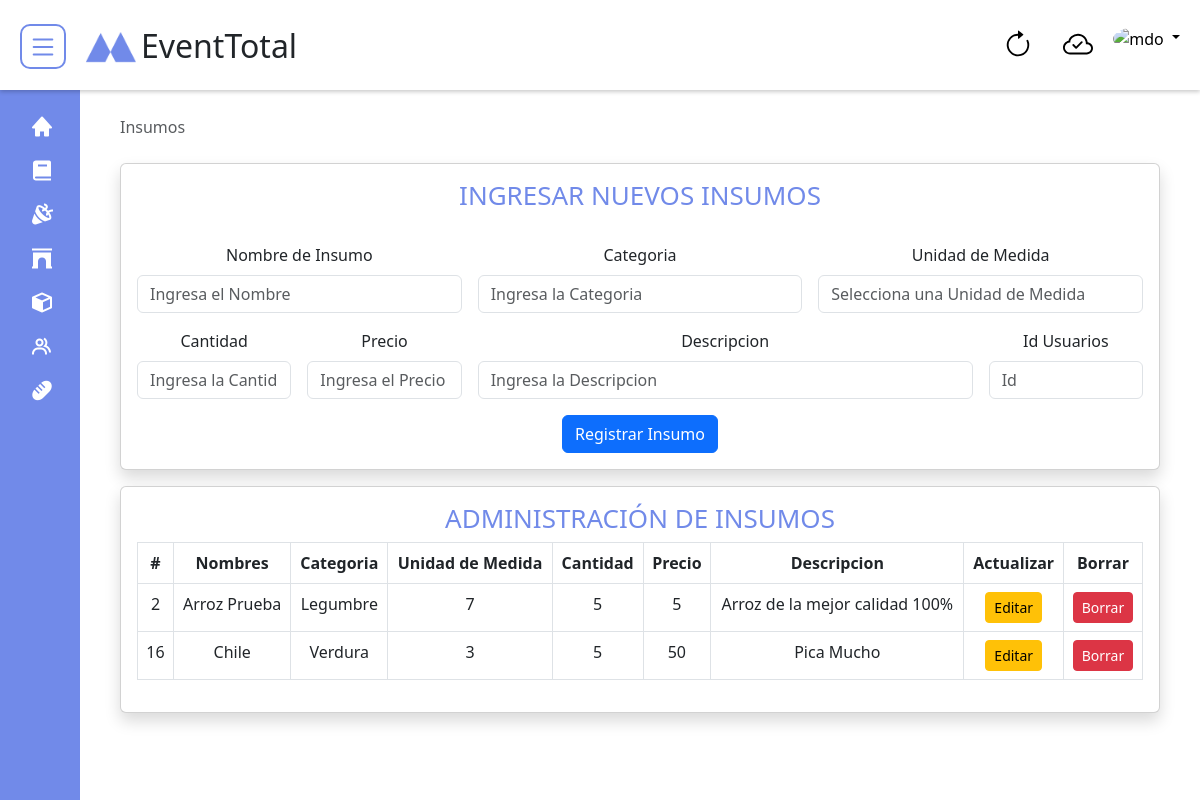
The page /Insumos/ (signed in) on the database its author committed.
### tables this page shows
CREATE TABLE `insumos_eventtotal` (
  `id_is` int(11) NOT NULL,
  `nombre_is` varchar(60) NOT NULL,
  `categoria_is` varchar(35) NOT NULL,
  `unidad_medida_is` int(30) NOT NULL,
  `cantidad_is` int(30) NOT NULL,
  `precio_unitario_is` int(10) NOT NULL,
  `descripcion_is` varchar(100) NOT NULL,
  `id_u` int(30) NOT NULL
);

### config/database.php (called while the page is built, shortened)
<?php
class Connection
{
    private $host = "localhost";
    private $user = "root";
    private $password = "";
    private $dataBase = "eventtotal_db";
    private $conn;
    public function __construct()
    {
        $this->conn =  new mysqli($this->host, $this->user, $this->password, $this->dataBase);
    }
    public function getConn()
    {
        return $this->conn;
    }
}

### models/insumos-eventtotal-model.php (called while the page is built, shortened)
<?php
require('../config/database.php');
class Insumo {
    private $connect;
    public function __construct() {
        $connectObject = new Connection();
        $this->connect = $connectObject->getConn();
    }
    public function get_Insumos(){
        $consulta_get_Insumos = ("SELECT * FROM insumos_eventtotal");
        $execute_consulta_get_Insumos = $this->connect->query($consulta_get_Insumos);
        $insumos = array();
        while ($fila1 = $execute_consulta_get_Insumos->fetch_assoc()) {
            $insumos[] = $fila1;
        }
        return $insumos;
    }
}

### views/insumos-eventtotal-view.php (the view, shortened to what this page needs)
<!DOCTYPE html>
<html lang="en">
<head>
    <link href="https://cdn.jsdelivr.net/npm/bootstrap@5.3.0/dist/css/bootstrap.min.css" rel="stylesheet">
    <link href='https://unpkg.com/boxicons@2.1.4/css/boxicons.min.css' rel='stylesheet'>
    <link rel="stylesheet" href="../assets/css/style-general-min.css">
</head>
<body>
    <nav class="fixed-top">
        <div id="content-right">
            <button class="btn-menu" id="btnMenu">
                <svg class="bi pe-none" width="30" height="30" role="img" aria-label="Home">
                    <use xlink:href="#menu" />
                </svg>
            </button>
            <img src="../assets/images/logotipo-main-curt.png" alt="logotipo" width="60px" height="auto">
            <h2>EventTotal</h2>
        </div>
        <div id="content-left">
            <button class="btn-recargar" id="btnRecargar" title="Actualizar">
                <svg class="bi pe-none" width="30" height="30" role="img" aria-label="Home">
                    <use xlink:href="#recargar" />
                </svg>
            </button>
            <div class="btn-recargar" id="divConnection" title="Estado de conexion">
                <svg class="bi pe-none" width="30" height="30" role="img" aria-label="Home">
                    <use xlink:href="#cloud" />
                </svg>
            </div>
            <div class="dropdown" style="margin-top: 5px;">
                <a href="#" class="d-block link-body-emphasis text-decoration-none dropdown-toggle" data-bs-toggle="dropdown" aria-expanded="false">
                    <img src="https://github.com/mdo.png" alt="mdo" width="40" height="40" class="rounded-circle">
                </a>
            </div>
        </div>
    </nav>
    <div class="sidebar d-flex" id="asidebar-main">
        <ul class="nav d-block">
            <li>
                <a href="../Home/">
                    <i class='bx bxs-home'></i>
                </a>
            </li>
            <li>
                <a href="../Recetario/">
                    <i class='bx bxs-book'></i>
                </a>
            </li>
            <li>
                <a href="./events-eventease.html">
                    <i class='bx bxs-party'></i>
                </a>
            </li>
            <li>
                <a href="../Salones/">
                    <i class='bx bxs-arch'></i>
                </a>
            </li>
            <li>
                <a href="../Inventory/">
                    <i class='bx bxs-cube'></i>
                </a>
            </li>
            <li>
                <a href="../Users/">
                    <i class='bx bx-group'></i>
                </a>
            </li>
            <li>
                <a href="../Insumos/">
                    <i class='bx bxs-baguette'></i>
                </a>
            </li>
        </ul>
    </div>
    <div class="wrapper" id="contenedor-main">
        <div class="row">
            <div class="col-12">
                <div class="page-title-box d-sm-flex align-items-center justify-content-between">
                    <div class="page-title-right">
                        <ol class="breadcrumb m-0">
                            <li class="breadcrumb-item active">Insumos</li>
                        </ol>
                    </div>
                </div>
            </div>
        </div>
        <br>
        <div class="ingresar_usuarios mb-3">
            <div class="card shadow">
                <div class="card-body">
                    <center>
                        <h1 style="font-size: 26px;">INGRESAR NUEVOS INSUMOS</h1>
                    </center>
                    <br>
                    <center>
                        <form class="row g-3 needs-validation" method="POST" action="../Actions_insumos/">
                            <div class="col-md-4">
                                <label class="form-label">Nombre de Insumo</label>
                                <input type="text" class="form-control" placeholder="Ingresa el Nombre" required name="Nombre_Insumos">
                            </div>
                            <div class="col-md-4">
                                <label class="form-label">Categoria</label>
                                <input type="text" class="form-control" placeholder="Ingresa la Categoria" required name="Categoria">
                            </div>
                            <div class="col-md-4">
                                <label class="form-label">Unidad de Medida</label>
                                <input type="text" class="form-control" placeholder="Selecciona una Unidad de Medida" list="unidad_medidaList" required name="unidad_medida">
                            </div>
                            <div class="col-md-2">
                                <label class="form-label">Cantidad</label>
                                <input type="text" class="form-control" placeholder="Ingresa la Cantidad" required name="Cantidad">
                            </div>
                            <div class="col-md-2">
                                <label class="form-label">Precio</label>
                                <input type="text" class="form-control" placeholder="Ingresa el Precio" required name="Precio">
                            </div>
                            <div class="col-md-6">
                                <label class="form-label">Descripcion</label>
                                <input type="text" class="form-control" placeholder="Ingresa la Descripcion" required name="Descripcion_Producto">
                            </div>
                            <div class="col-md-2">
                                <label class="form-label">Id Usuarios</label>
                                <input type="text" class="form-control" list="UsuarioList" placeholder="Id" required name="id_u">
                            </div>
                            <div class="col-12">
                                <input class="btn btn-primary" type="submit" name="create" value="Registrar Insumo">
                            </div>
                        </form>
                    </center>
                </div>
            </div>
        </div>
        <div class="Administrar_insumos">
            <div class="card shadow">
                <div class="card-body">
                    <div class="table-responsive-xxl">
                        <center>
                            <h1 style="font-size: 26px;">ADMINISTRACIÓN DE INSUMOS</h1>
                        </center>
                        <table class="table table-bordered">
                            <thead>
                                <tr>
                                    <th scope="col" style="text-align: center;">#</th>
                                    <th scope="col" style="text-align: center;">Nombres</th>
                                    <th scope="col" style="text-align: center;">Categoria</th>
                                    <th scope="col" style="text-align: center;">Unidad de Medida</th>
                                    <th scope="col" style="text-align: center;">Cantidad</th>
                                    <th scope="col" style="text-align: center;">Precio</th>
                                    <th scope="col" style="text-align: center;">Descripcion</th>
                                    <th scope="col" style="text-align: center;">Actualizar</th>
                                    <th scope="col" style="text-align: center;">Borrar</th>
                                </tr>
                            </thead>
                            <tbody>
                                <?php foreach ($get_insumos as $insumos){?>
                                    <tr>
                                        <td style="text-align: center;"><?php echo $insumos['id_is'];?></td>
                                        <td style="text-align: center;"><?php echo $insumos['nombre_is'];?></td>
                                        <td style="text-align: center;"><?php echo $insumos['categoria_is'];?></td>
                                        <td style="text-align: center;"><?php echo $insumos['unidad_medida_is'];?></td>
                                        <td style="text-align: center;"><?php echo $insumos['cantidad_is'];?></td>
                                        <td style="text-align: center;"><?php echo $insumos['precio_unitario_is'];?></td>
                                        <td style="text-align: center;"><?php echo $insumos['descripcion_is'];?></td>
                                        <td>
                                            <center><button class="btn btn-warning btn-sm" id="btn-edit<?php echo $insumos['id_is'];?>" data-bs-toggle="modal" data-bs-target="#exampleModal<?php echo $insumos['id_is'];?>">Editar</button></center>
                                        </td>
                                        <td>
                                            <form action="../Actions_insumos/?id=<?php echo $insumos['id_is'];?>" method="POST" onsubmit="return confirm('¿Estás seguro de que deseas eliminar este usuario?');">
                                                <center><input type="submit" class="btn btn-danger btn-sm" name="delete" value="Borrar"></center>
                                            </form>
                                        </td>
                                    </tr>
                                    <div class="modal fade" id="exampleModal<?php echo $insumos['id_is'];?>" tabindex="-1" aria-hidden="true">
                                <?php }?>
                            </tbody>
                        </table>
                    </div>
                </div>
            </div>
        </div>
    </div>
</body>
</html>

### controllers/insumos-eventtotal-controller.php (shortened to what this page needs)
<?php
require('../models/insumos-eventtotal-model.php');
if (isset($_SESSION['email'])){
    try {
        $insumos_Object = new Insumo();
        $get_insumos = $insumos_Object->get_Insumos();
    } catch (\Throwable $th) {
        echo "<script>location.href='../Error-Internal/'<script>";
    }
    require('../views/insumos-eventtotal-view.php');
} else {
    echo "<script>location.href='../'</script>";
}

### assets/css/style-general-min.css (style rules this page uses)
nav { background-color: white; box-shadow: 0 2px 4px rgba(0, 0, 0, 0.2); display: flex; flex-direction: row; justify-content: space-between; padding: 20px 20px; height: 90px; }
#content-right { display: flex; flex-direction: row; }
#content-right button { margin-right: 15px; }
.btn-menu { background: none; border: 2px solid #718ae9; border-radius: 10px; height: 45px; margin-top: 4px; }
.btn-menu svg { fill: #718ae9; }
:root { --main-color: rgb(48, 48, 48); --bg-color: rgb(31, 31, 31); }
.sidebar { width: 80px; background-color: var(--main-color); height: 100vh; position: fixed; background-color: #718ae9; margin-top: auto; }
.sidebar ul { padding: 20px; }
.sidebar ul li { list-style: none; }
.sidebar ul li a { color: #fff; text-decoration: none; display: flex; font-size: 14px; align-items: center; padding: 10px; transition: 0.4s easy; }
.sidebar ul li a i { padding-right: 25px; font-size: 24px; }
.wrapper { margin-top: 5px; position: relative; left: 80px; width: calc( 100% - 80px ); background-color: #ffffff; padding: 30px 40px; margin-top: 85px; }
.wrapper h1 { color: #718ae9; }
#content-right h2 { margin-top: 7px; }
#content-right img { margin-top: 7px; }
#content-left { display: flex; flex-direction: row; gap: 10px; }
#content-left .btn-recargar { background: none; border-radius: 200px; width: 50px; height: 50px; border: none; }
#divConnection { display: grid; place-content: center; }

### rows shown on the page
insumos_eventtotal: id_is "2", nombre_is "Arroz Prueba", categoria_is "Legumbre", unidad_medida_is "7", cantidad_is "5", precio_unitario_is "5", descripcion_is "Arroz de la mejor calidad 100%"
insumos_eventtotal: id_is "16", nombre_is "Chile", categoria_is "Verdura", unidad_medida_is "3", cantidad_is "5", precio_unitario_is "50", descripcion_is "Pica Mucho"
